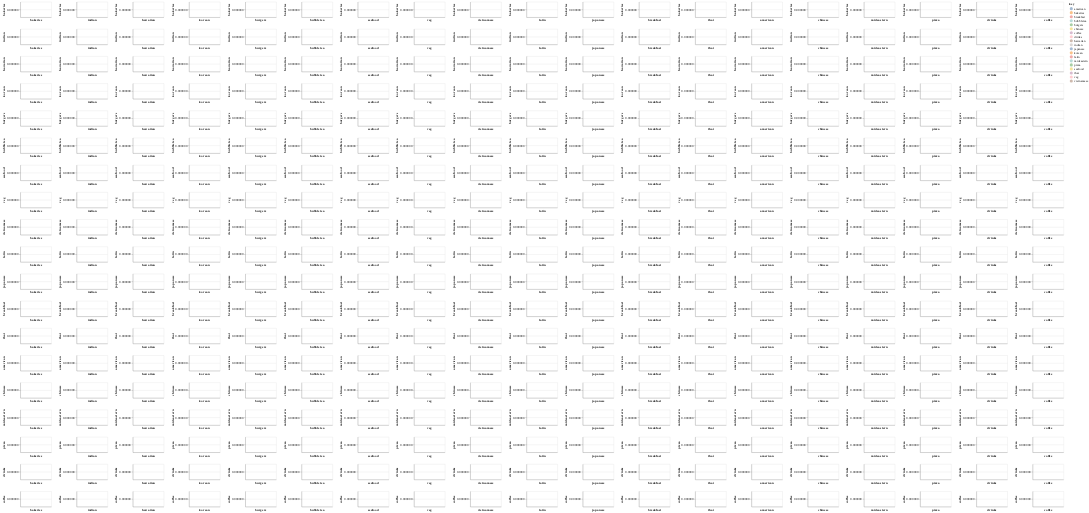

The notebook cell this image was saved under:
### Code cell
alt.Chart(df).transform_density(
    'lat',
    as_=['lat', 'density'],
    groupby=['key'],
    bandwidth=1e-3,
    extent=[df["lat"].min() - 1e-2, df["lat"].max() + 1e-2],
).mark_area().encode(
    x=alt.X(alt.repeat("column"), type="quantitative"),
    y=alt.Y(alt.repeat("row"), type="quantitative"),
    color='key:N',
    opacity=alt.value(.5),
).properties(
    width=100,
    height=50,
).repeat(
    row=list(df.key.unique()),
    column=list(df.key.unique()),
)

### Figure 1 — Vega-Lite specification as saved in the notebook (floating-point values rounded to 4 significant figures; data arrays with more than 128 entries replaced by an {"elided": "..."} marker saying what was removed)
{"config": {"view": {"continuousWidth": 300, "continuousHeight": 300}}, "repeat": {"column": ["bakeries", "indian", "hawaiian", "korean", "burgers", "bubbletea", "seafood", "veg", "vietnamese", "latin", "japanese", "breakfast", "thai", "american", "chinese", "mideastern", "pizza", "drinks", "coffee"], "row": ["bakeries", "indian", "hawaiian", "korean", "burgers", "bubbletea", "seafood", "veg", "vietnamese", "latin", "japanese", "breakfast", "thai", "american", "chinese", "mideastern", "pizza", "drinks", "coffee"]}, "spec": {"data": {"name": "data-a5ae1cd0e3fc4bfe0e65ad7fe7c3fe10"}, "mark": {"type": "area"}, "encoding": {"color": {"field": "key", "type": "nominal"}, "opacity": {"value": 0.5}, "x": {"field": {"repeat": "column"}, "type": "quantitative"}, "y": {"field": {"repeat": "row"}, "type": "quantitative"}}, "height": 50, "transform": [{"density": "lat", "bandwidth": 0.001, "extent": [47.64, 47.68], "groupby": ["key"], "as": ["lat", "density"]}], "width": 100}, "$schema": "https://vega.github.io/schema/vega-lite/v5.20.1.json", "datasets": {"data-a5ae1cd0e3fc4bfe0e65ad7fe7c3fe10": {"elided": "182 records"}}}
